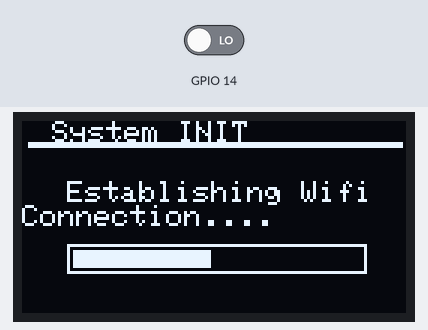
This sketch was run on a simulated ESP8266 (NodeMCU). Shown: 128×64 one-colour display. The test bench sets the inputs (shaded band); at power-on: GPIO 14 LOW. WiFi joins after 1.5 s; servers stay silent unless stated; network time is answered at once with the bench clock; the local clock reads 2024-03-15 10:24:30 at power-on unless the sketch sets it; what the sketch prints to the serial monitor is not drawn.

Above: at 0.1 s.
At 3.3 s:
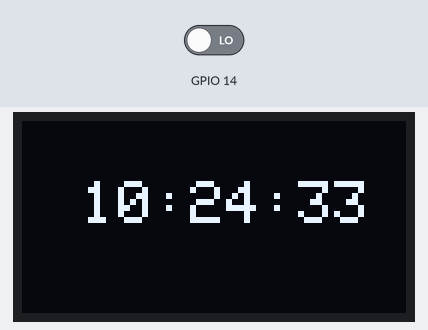
3.4 s: GPIO 14 driven HIGH
At 6.2 s:
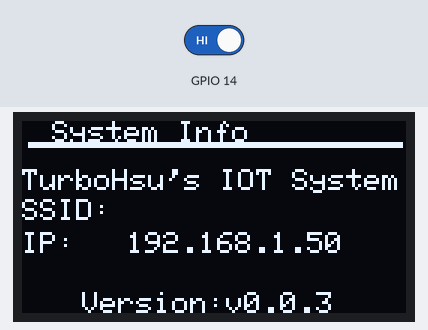
6.4 s: GPIO 14 driven LOW
Timing chart, 0 to 9.4 s (numbered marks = the images above; inputs shaded):
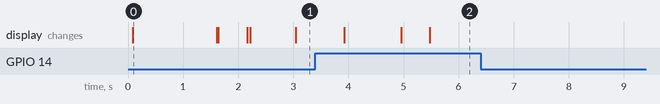

The sketch:

main.ino
```cpp
/*
Project IOT Terminal System
Based on ESP8266
Auther TurboHsu
SCL - D1
SDA - D2
*/
//TODO:菜单内查看的System Info。

//Include Modules
#include <ESP8266WiFi.h>
#include <SPI.h>
#include <ESP8266WebServer.h>
#include <Wire.h>
#include <Adafruit_GFX.h>
#include <Adafruit_SSD1306.h>
#include <WiFiUdp.h>
#include <NTPClient.h>
#include <iostream>

//Config
const char *wifiSsid = "";
const char *wifiPassword = "";
const char *apiToken = "";
const int debugLevel = 1;
WiFiClient client;
ESP8266WebServer esp8266_server(80);
#define SCREEN_WIDTH 128
#define SCREEN_HEIGHT 64
Adafruit_SSD1306 display(SCREEN_WIDTH, SCREEN_HEIGHT, &Wire, -1);
WiFiUDP ntpUDP;
NTPClient timeClient(ntpUDP,"ntp1.aliyun.com",60*60*8,30*60*1000);
int mode;
//MODE1 = CLOCK
//MODE2 = INFO

//Voids
void systemInit()
{
    Serial.begin(9600);
    while (!Serial)
        continue;

    Serial.println("[Info] IOT Terminal System INIT.");
    if (!display.begin(SSD1306_SWITCHCAPVCC, 0x3C))
    {
        Serial.println(F("[Error] SSD1306 allocation failed"));
        for (;;)
            ;
    }

    //pinMode(LED_BUILTIN, OUTPUT);
    pinMode(14, INPUT);

    display.clearDisplay();
    display.display();
    displayTitle("System INIT");

    //Wifi Connection
    displayProcess(45);
    displayText(15, 20, 1, 1, "Establishing Wifi Connection....");
    display.display();
    Serial.print("[Info] Establishing Wifi connection...");
    WiFi.mode(WIFI_STA);
    WiFi.begin(wifiSsid, wifiPassword);
    while (WiFi.status() != WL_CONNECTED)
    {
        delay(500);
        Serial.print(".");
    }

    //ESP8266WebServer
    esp8266_server.begin();
    esp8266_server.on("/", webRootHandler);
    esp8266_server.on("/api", webApiHandler);
    esp8266_server.onNotFound(web404Handler);
    Serial.println("[Info] ESP8266WebServer Started");

    //DataFetch
    displayClearX(15, 40);
    displayText(15, 20, 1, 1, "Fetching Data...");
    displayProcess(80);
    display.display();
    webdataFetch("1");

    //TODO:菜单内查看的System Info。

    Serial.println("[Info] Initialization done.");

    display.clearDisplay();
    display.display();
    //Default CLOCK
    mode = 1;
}

//Pages
void modeInfo()
{
    /*
    I', silly...
    I don't know how to connect them..
    char *dSsid;
    char *dIp;
    sprintf(dSsid,"SSID: %s",WiFi.localIP().toString().c_str());
    sprintf(dIp,"IP: %s",wifiSsid);
    */
    display.clearDisplay();
    displayTitle("System Info");
    displayText(0, 16, 1, 1, "TurboHsu's IOT System");
    displayText(0,26,1,1,"SSID:");
    displayText(35,26,1,1,wifiSsid);
    displayText(0,37,1,1,"IP:");
    displayText(35,37,1,1,WiFi.localIP().toString().c_str());
    displayText(20, 57, 1, 1, "Version:v0.0.3");
    display.display();
}

void modeClock(){
    timeClient.update();
    display.clearDisplay();
    displayText(20,20,1,2,timeClient.getFormattedTime().c_str());
    display.display();
}

void modeDetect()
{
    if (digitalRead(14) == 1)
    {
        delay(500);
        //Detect if pressed for 0.5s
        if (digitalRead(14) == 1)
        {
            if (mode <= 2){
                mode++;
            } else {
                mode = 1;
            }
        }
    }
    if (mode == 1)
    {
        modeClock();
    } else if (mode == 2)
    {
        modeInfo();
    }
}

//WebService
void webdataFetch(const char *m)
{
    if (m == "none")
    {
        //瞎bb
        Serial.println("[Info] Fetching none");
        delay(2500);
        displayClearX(15, 64);
        displayText(20, 20, 1, 1, "IP:");
        displayText(40, 20, 1, 1, WiFi.localIP().toString().c_str());
        display.display();
        delay(3000);
    } else if (m == "1")
    {
        timeClient.begin();
        Serial.println("[Info] Fetched Time");
        displayClearX(15, 64);
        displayProcess(95);
        displayText(20, 20, 1, 1, "Done");
        display.display();
        delay(500);
    }
}

//WebHandler

void webRootHandler()
{
    esp8266_server.send(200, "text/plain", "IOT Terminal System.");
}

void webApiHandler()
{
    //Token Auth
    String token = esp8266_server.arg("token");
    if (token == apiToken)
    {
        String apiMode = esp8266_server.arg("mode");
        //Modes
        if (apiMode == "display")
        {
            //Display Section
            String displayMode = esp8266_server.arg("dm");
            int16_t Clear = esp8266_server.arg("cls").toInt();
            int16_t Layout = esp8266_server.arg("out").toInt();
            if (Clear == 1)
            {
                display.clearDisplay();
            }
            if (displayMode == "text")
            {
                const char *Text = esp8266_server.arg("t").c_str();
                uint8_t Size = esp8266_server.arg("s").toInt();
                int16_t CursorX = esp8266_server.arg("x").toInt();
                int16_t CursorY = esp8266_server.arg("y").toInt();
                int16_t Color = esp8266_server.arg("c").toInt();
                displayText(CursorX, CursorY, Color, Size, Text);
            }
            else if (displayMode == "line")
            {
                int16_t a = esp8266_server.arg("a").toInt();
                int16_t b = esp8266_server.arg("b").toInt();
                int16_t x = esp8266_server.arg("x").toInt();
                int16_t y = esp8266_server.arg("y").toInt();
                uint16_t c = esp8266_server.arg("c").toInt();
                displayDrawLine(a, b, x, y, c);
            }
            if (Layout == 1)
            {
                display.display();
            }
        }
        else if (apiMode == "button")
        {
            //button
        }
        else
        {
            esp8266_server.send(500, "text/plain", "Invalid mode selection.");
        }
    }
    else
    {
        esp8266_server.send(403, "text/plain", "403 Forbidden.");
    }
}

void web404Handler()
{
    esp8266_server.send(404, "text/plain", "404 Not Found");
}

//Display Voids
void displayDrawLine(int16_t x, int16_t y, int16_t z, int16_t l, uint16_t c)
{
    display.drawLine(x, y, z, l, c);
}

void displayText(int16_t x, int16_t y, int16_t c, uint8_t s, const char *t)
{
    if (c == 1)
    {
        display.setTextColor(WHITE);
    }
    else
    {
        display.setTextColor(BLACK);
    }
    display.setTextSize(s);
    display.setCursor(x, y);
    display.println(t);
}

void displayTitle(const char *t)
{
    displayText(10, 0, 1, 1, t);
    for (int i = 0; i < 2; i++)
    {
        displayDrawLine(2, 7 + i, 126, 7 + i, 1);
    }
}

void displayProcess(int16_t p)
{
    //p 0-95
    //Draw a frame
    displayDrawLine(15, 41, 114, 41, 1);
    displayDrawLine(15, 41, 15, 50, 1);
    displayDrawLine(114, 41, 114, 50, 1);
    displayDrawLine(15, 50, 114, 50, 1);
    //Draw process
    for (int i = 0; i < 6; i++)
    {
        displayDrawLine(17, 43 + i, 17 + p, 43 + i, 1);
    }
}

void displayClearX(int16_t a, int16_t b)
{
    //Clear lines
    for (int i = a; i < b + 1; i++)
    {
        displayDrawLine(0, i, 128, i, 0);
    }
}


//Main void
void setup()
{
    systemInit();
}

void loop()
{
    modeDetect();
    esp8266_server.handleClient();
}
```

Measured:
- after the input at 3.4 s, the display: changes after 0.53 s (image 2)
- after the input at 6.4 s, every drawn part: stays the same
- what the display in image 0 shows lasts 1.5 s, from 0.1 s to 1.6 s
